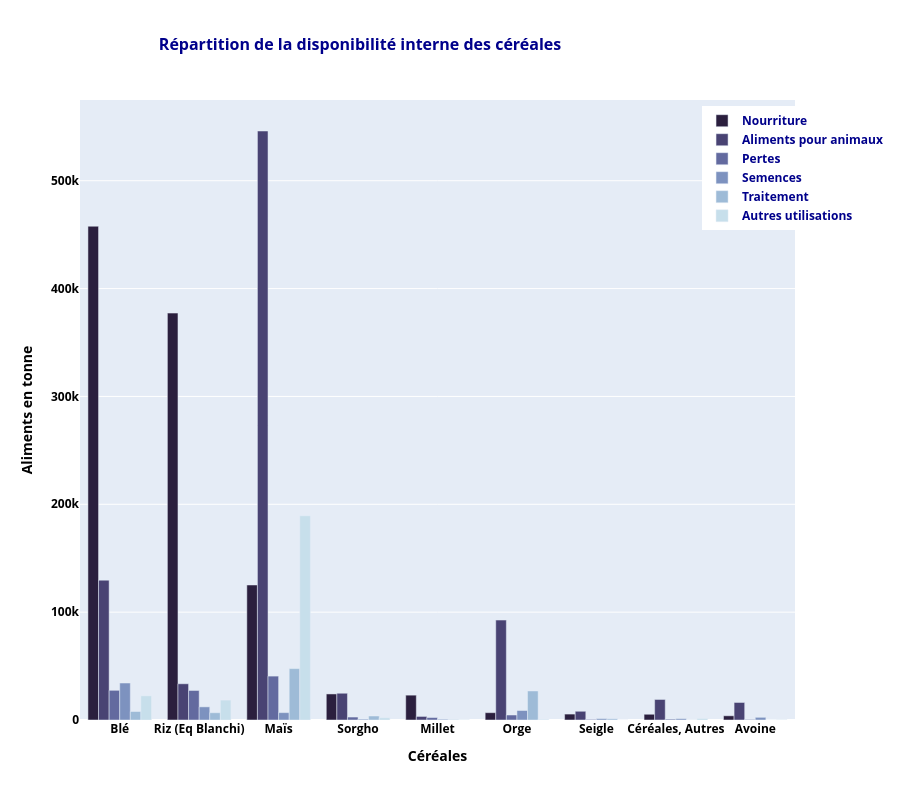

Notebook code for this chart:
### Markdown cell above
<div>
<p style="margin: auto; padding: 20px; color: RGB(0,150,250);">
<b>Le blé et le riz</b> sont les céréales les plus consommés par les humains
<br />
<b>Le mais</b> est la céréale la plus consommée par les animaux
</p>
</div>

### Code cell
#Graphique en barre représentant la disponibilité interne de chaque céréales

#Tri de la disponibilité des céréales par nourriture pour les humains
dispo_alimentaire_cereales_groupby_cereales_order_by_nourriture = dispo_alimentaire_cereales_groupby_cereales.sort_values(by='Nourriture_tonne', ascending=False)

#Liste des nom des céréales
liste_nom_cereales = list(dispo_alimentaire_cereales_groupby_cereales_order_by_nourriture['Produit'])

#Liste de la quantité des céréales utilisée pour la nourriture humaine
liste_nourriture_cereales = list(dispo_alimentaire_cereales_groupby_cereales_order_by_nourriture['Nourriture_tonne'])

#Liste de la quantité des céréales utilisée pour la nourriture animale
liste_aliments_animaux_cereales = list(dispo_alimentaire_cereales_groupby_cereales_order_by_nourriture['Aliments_pour_animaux_tonne'])

#Liste de la quantité des céréales perdus
liste_pertes_cereales = list(dispo_alimentaire_cereales_groupby_cereales_order_by_nourriture['Pertes_tonne'])

#Liste de la quantité des céréales utilisée pour la semence
liste_semences_cereales = list(dispo_alimentaire_cereales_groupby_cereales_order_by_nourriture['Semences_tonne'])

#Liste de la quantité des céréales utilisée pour le traitement
liste_traitement_cereales = list(dispo_alimentaire_cereales_groupby_cereales_order_by_nourriture['Traitement_tonne'])

#Liste de la quantité des céréales utilisée pour d'autres utilisation
liste_autre_utilisation_cereales = list(dispo_alimentaire_cereales_groupby_cereales_order_by_nourriture['Autres_utilisations_tonne'])

#Graphique
font_title = {
  'color':  'darkblue',
  'weight': 'bold',
  'size':16
}

font_label = {
  'color':  'darkblue',
  'weight': 'bold',
  'size':12
}

fig = go.Figure(
    data=[
        go.Bar(name='Nourriture', x=liste_nom_cereales, y=liste_nourriture_cereales, marker_color='#2B1F3E'),
        go.Bar(name='Aliments pour animaux', x=liste_nom_cereales, y=liste_aliments_animaux_cereales, marker_color='#494373'),
        go.Bar(name='Pertes', x=liste_nom_cereales, y=liste_pertes_cereales, marker_color='#636A9F'),
        go.Bar(name='Semences', x=liste_nom_cereales, y=liste_semences_cereales, marker_color='#7D92BF'),
        go.Bar(name='Traitement', x=liste_nom_cereales, y=liste_traitement_cereales, marker_color='#9EBBD7'),
        go.Bar(name='Autres utilisations', x=liste_nom_cereales, y=liste_autre_utilisation_cereales, marker_color='#C7DFEB')
    ],
    layout = go.Layout(
        title = go.layout.Title(text = "Répartition de la disponibilité interne des céréales", font=font_title, x = 0.4),
        xaxis = go.layout.XAxis(title = 'Céréales', color='black'),
        yaxis = go.layout.YAxis(title = 'Aliments en tonne', color='black')
    )
)

fig.update_layout(
    barmode='group',
    height=800,
    font=font_label,
    legend=dict(x=0.87, y=0.99)
)
fig.show()

### Figure 1 — Plotly figure (JSON) as saved in the notebook; plotly's stock layout.template omitted (floating-point values rounded to 4 significant figures)
{"data": [{"marker": {"color": "#2B1F3E"}, "name": "Nourriture", "type": "bar", "x": ["Blé", "Riz (Eq Blanchi)", "Maïs", "Sorgho", "Millet", "Orge", "Seigle", "Céréales, Autres", "Avoine"], "y": [457824, 377286, 125184, 24153, 23040, 6794, 5502, 5324, 3903]}, {"marker": {"color": "#494373"}, "name": "Aliments pour animaux", "type": "bar", "x": ["Blé", "Riz (Eq Blanchi)", "Maïs", "Sorgho", "Millet", "Orge", "Seigle", "Céréales, Autres", "Avoine"], "y": [129668, 33594, 546116, 24808, 3306, 92658, 8099, 19035, 16251]}, {"marker": {"color": "#636A9F"}, "name": "Pertes", "type": "bar", "x": ["Blé", "Riz (Eq Blanchi)", "Maïs", "Sorgho", "Millet", "Orge", "Seigle", "Céréales, Autres", "Avoine"], "y": [27530, 27378, 40701, 2746, 2276, 4628, 562, 785, 514]}, {"marker": {"color": "#7D92BF"}, "name": "Semences", "type": "bar", "x": ["Blé", "Riz (Eq Blanchi)", "Maïs", "Sorgho", "Millet", "Orge", "Seigle", "Céréales, Autres", "Avoine"], "y": [34283, 12194, 6837, 788, 682, 8804, 1262, 1203, 2485]}, {"marker": {"color": "#9EBBD7"}, "name": "Traitement", "type": "bar", "x": ["Blé", "Riz (Eq Blanchi)", "Maïs", "Sorgho", "Millet", "Orge", "Seigle", "Céréales, Autres", "Avoine"], "y": [7877, 6740, 47648, 3695, 403, 26910, 1120, 160, 36]}, {"marker": {"color": "#C7DFEB"}, "name": "Autres utilisations", "type": "bar", "x": ["Blé", "Riz (Eq Blanchi)", "Maïs", "Sorgho", "Millet", "Orge", "Seigle", "Céréales, Autres", "Avoine"], "y": [22424, 18464, 189386, 2049, 196, 654, 20, 1388, 206]}], "layout": {"barmode": "group", "font": {"color": "darkblue", "size": 12, "weight": "bold"}, "height": 800, "legend": {"x": 0.87, "y": 0.99}, "title": {"font": {"color": "darkblue", "size": 16, "weight": "bold"}, "text": "Répartition de la disponibilité interne des céréales", "x": 0.4}, "xaxis": {"color": "black", "title": {"text": "Céréales"}}, "yaxis": {"color": "black", "title": {"text": "Aliments en tonne"}}}}
